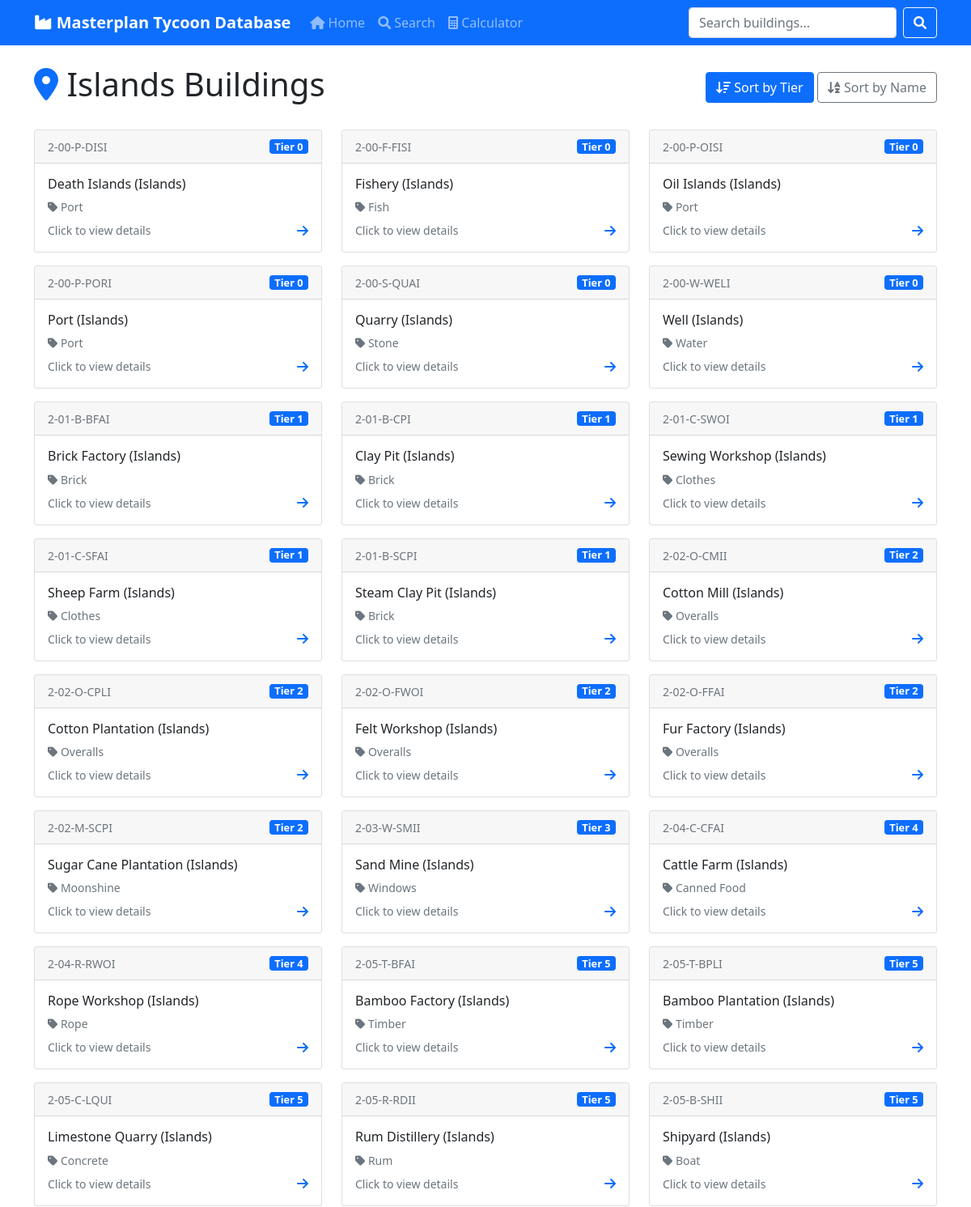
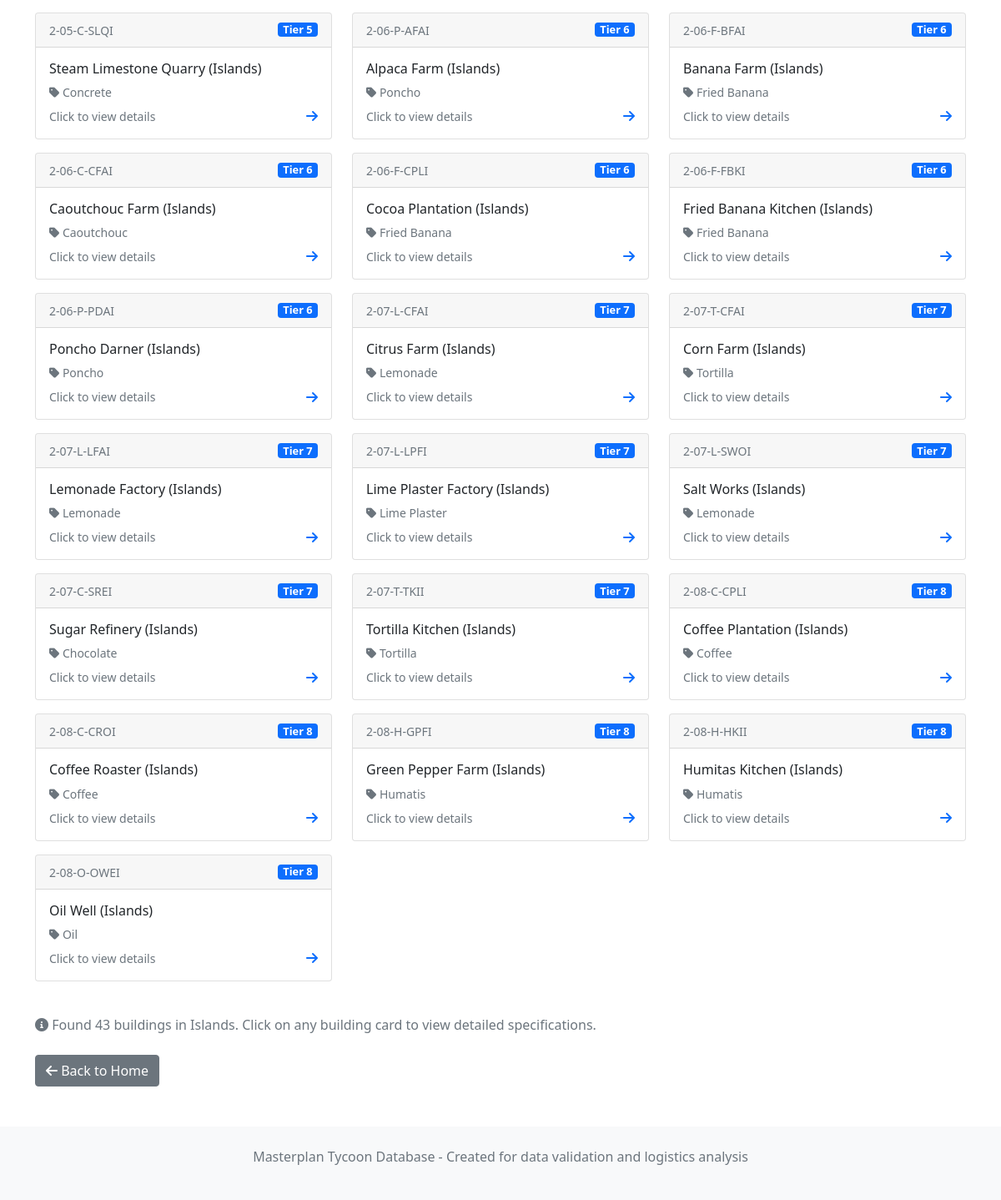
The app's page /plan/Islands with its own data (2 pictures, top to bottom).
### tables this page shows
CREATE TABLE plans (
    id INTEGER PRIMARY KEY,
    name VARCHAR(50) NOT NULL UNIQUE,
    description TEXT
);

CREATE TABLE buildings (
    id INTEGER PRIMARY KEY,
    building_id VARCHAR(20) NOT NULL UNIQUE, -- Game's internal ID (e.g., "2-06-P-AFI")
    name VARCHAR(100) NOT NULL,
    plan_id INTEGER NOT NULL,
    tier INTEGER NOT NULL,
    category_id INTEGER,
    production_time INTEGER, -- In game time units, NULL if no production
    FOREIGN KEY (plan_id) REFERENCES plans(id),
    FOREIGN KEY (category_id) REFERENCES building_categories(id)
);

CREATE TABLE building_categories (
    id INTEGER PRIMARY KEY,
    name VARCHAR(50) NOT NULL UNIQUE,
    description TEXT
);

### app.py (the view)
@app.route('/plan/<plan_name>')
def plan_buildings(plan_name):
    buildings = db.get_buildings_by_plan(plan_name)
    return render_template('plan_buildings.html',
                         plan_name=plan_name,
                         buildings=buildings)

### app.py (called while the page is built)
    def get_connection(self) -> sqlite3.Connection:
        conn = sqlite3.connect(self.db_path)
        conn.row_factory = sqlite3.Row
        return conn

    def get_buildings_by_plan(self, plan_name: str) -> List[Dict[str, Any]]:
        with self.get_connection() as conn:
            cursor = conn.execute("""
                SELECT b.*, p.name as plan_name, bc.name as category_name
                FROM buildings b
                JOIN plans p ON b.plan_id = p.id
                LEFT JOIN building_categories bc ON b.category_id = bc.id
                WHERE p.name = ?
                ORDER BY b.tier, b.name
            """, (plan_name,))
            return [dict(row) for row in cursor.fetchall()]

### templates/plan_buildings.html (shortened to what this page needs)
{% extends "base.html" %}
{% block content %}
<div class="d-flex justify-content-between align-items-center mb-4">
    <h1>
        <i class="fas fa-map-marker-alt text-primary"></i>
        {{ plan_name }} Buildings
    </h1>
    <div>
        <button class="btn btn-outline-secondary" id="sortTier">
            <i class="fas fa-sort-amount-down"></i> Sort by Tier
        </button>
        <button class="btn btn-outline-secondary" id="sortName">
            <i class="fas fa-sort-alpha-down"></i> Sort by Name
        </button>
    </div>
</div>
{% if buildings %}
<div class="row" id="buildingsContainer">
    {% for building in buildings %}
    <div class="col-lg-4 col-md-6 mb-3 building-item" data-tier="{{ building.tier }}" data-name="{{ building.name }}" data-building-id="{{ building.id }}">
        <div class="card building-card h-100">
            <div class="card-header d-flex justify-content-between align-items-center">
                <div>
                    <small class="text-muted">{{ building.building_id }}</small>
                </div>
                <span class="badge bg-primary tier-badge">Tier {{ building.tier }}</span>
            </div>
            <div class="card-body">
                <h6 class="card-title">{{ building.name }}</h6>
                {% if building.category_name %}
                <p class="text-muted small mb-2">
                    <i class="fas fa-tag"></i> {{ building.category_name }}
                </p>
                {% endif %}
                <div class="d-flex justify-content-between align-items-center">
                    <small class="text-muted">Click to view details</small>
                    <i class="fas fa-arrow-right text-primary"></i>
                </div>
            </div>
        </div>
    </div>
    {% endfor %}
</div>
<div class="mt-4">
    <p class="text-muted">
        <i class="fas fa-info-circle"></i>
        Found {{ buildings|length }} buildings in {{ plan_name }}.
        Click on any building card to view detailed specifications.
    </p>
</div>
{% else %}
<div class="alert alert-warning">
    <i class="fas fa-exclamation-triangle"></i>
    No buildings found for {{ plan_name }}.
</div>
{% endif %}
<div class="mt-4">
    <a href="{{ url_for('index') }}" class="btn btn-secondary">
        <i class="fas fa-arrow-left"></i> Back to Home
    </a>
</div>
{% endblock %}

### templates/base.html (style rules this page uses)
.tier-badge { font-size: 0.8em; padding: 0.2em 0.5em; }
.building-card { transition: transform 0.2s; cursor: pointer; }

### records on screen
plans: name "Islands"
buildings: building_id "2-00-P-DISI", tier "0", name "Death Islands (Islands)", category_name "Port"
buildings: building_id "2-00-F-FISI", tier "0", name "Fishery (Islands)", category_name "Fish"
buildings: building_id "2-00-P-OISI", tier "0", name "Oil Islands (Islands)", category_name "Port"
buildings: building_id "2-00-P-PORI", tier "0", name "Port (Islands)", category_name "Port"
buildings: building_id "2-00-S-QUAI", tier "0", name "Quarry (Islands)", category_name "Stone"
buildings: building_id "2-00-W-WELI", tier "0", name "Well (Islands)", category_name "Water"
buildings: building_id "2-01-B-BFAI", tier "1", name "Brick Factory (Islands)", category_name "Brick"
buildings: building_id "2-01-B-CPI", tier "1", name "Clay Pit (Islands)", category_name "Brick"
buildings: building_id "2-01-C-SWOI", tier "1", name "Sewing Workshop (Islands)", category_name "Clothes"
buildings: building_id "2-01-C-SFAI", tier "1", name "Sheep Farm (Islands)", category_name "Clothes"
buildings: building_id "2-01-B-SCPI", tier "1", name "Steam Clay Pit (Islands)", category_name "Brick"
buildings: building_id "2-02-O-CMII", tier "2", name "Cotton Mill (Islands)", category_name "Overalls"
buildings: building_id "2-02-O-CPLI", tier "2", name "Cotton Plantation (Islands)", category_name "Overalls"
buildings: building_id "2-02-O-FWOI", tier "2", name "Felt Workshop (Islands)", category_name "Overalls"
buildings: building_id "2-02-O-FFAI", tier "2", name "Fur Factory (Islands)", category_name "Overalls"
buildings: building_id "2-02-M-SCPI", tier "2", name "Sugar Cane Plantation (Islands)", category_name "Moonshine"
buildings: building_id "2-03-W-SMII", tier "3", name "Sand Mine (Islands)", category_name "Windows"
buildings: building_id "2-04-C-CFAI", tier "4", name "Cattle Farm (Islands)", category_name "Canned Food"
buildings: building_id "2-04-R-RWOI", tier "4", name "Rope Workshop (Islands)", category_name "Rope"
buildings: building_id "2-05-T-BFAI", tier "5", name "Bamboo Factory (Islands)", category_name "Timber"
buildings: building_id "2-05-T-BPLI", tier "5", name "Bamboo Plantation (Islands)", category_name "Timber"
buildings: building_id "2-05-C-LQUI", tier "5", name "Limestone Quarry (Islands)", category_name "Concrete"
buildings: building_id "2-05-R-RDII", tier "5", name "Rum Distillery (Islands)", category_name "Rum"
buildings: building_id "2-05-B-SHII", tier "5", name "Shipyard (Islands)", category_name "Boat"
buildings: building_id "2-05-C-SLQI", tier "5", name "Steam Limestone Quarry (Islands)", category_name "Concrete"
buildings: building_id "2-06-P-AFAI", tier "6", name "Alpaca Farm (Islands)", category_name "Poncho"
buildings: building_id "2-06-F-BFAI", tier "6", name "Banana Farm (Islands)", category_name "Fried Banana"
buildings: building_id "2-06-C-CFAI", tier "6", name "Caoutchouc Farm (Islands)", category_name "Caoutchouc"
buildings: building_id "2-06-F-CPLI", tier "6", name "Cocoa Plantation (Islands)", category_name "Fried Banana"
buildings: building_id "2-06-F-FBKI", tier "6", name "Fried Banana Kitchen (Islands)", category_name "Fried Banana"
buildings: building_id "2-06-P-PDAI", tier "6", name "Poncho Darner (Islands)", category_name "Poncho"
buildings: building_id "2-07-L-CFAI", tier "7", name "Citrus Farm (Islands)", category_name "Lemonade"
buildings: building_id "2-07-T-CFAI", tier "7", name "Corn Farm (Islands)", category_name "Tortilla"
buildings: building_id "2-07-L-LFAI", tier "7", name "Lemonade Factory (Islands)", category_name "Lemonade"
buildings: building_id "2-07-L-LPFI", tier "7", name "Lime Plaster Factory (Islands)", category_name "Lime Plaster"
buildings: building_id "2-07-L-SWOI", tier "7", name "Salt Works (Islands)", category_name "Lemonade"
buildings: building_id "2-07-C-SREI", tier "7", name "Sugar Refinery (Islands)", category_name "Chocolate"
buildings: building_id "2-07-T-TKII", tier "7", name "Tortilla Kitchen (Islands)", category_name "Tortilla"
buildings: building_id "2-08-C-CPLI", tier "8", name "Coffee Plantation (Islands)", category_name "Coffee"
buildings: building_id "2-08-C-CROI", tier "8", name "Coffee Roaster (Islands)", category_name "Coffee"
buildings: building_id "2-08-H-GPFI", tier "8", name "Green Pepper Farm (Islands)", category_name "Humatis"
buildings: building_id "2-08-H-HKII", tier "8", name "Humitas Kitchen (Islands)", category_name "Humatis"
buildings: building_id "2-08-O-OWEI", tier "8", name "Oil Well (Islands)", category_name "Oil"

### other values on screen
{{ buildings|length }} "43"
